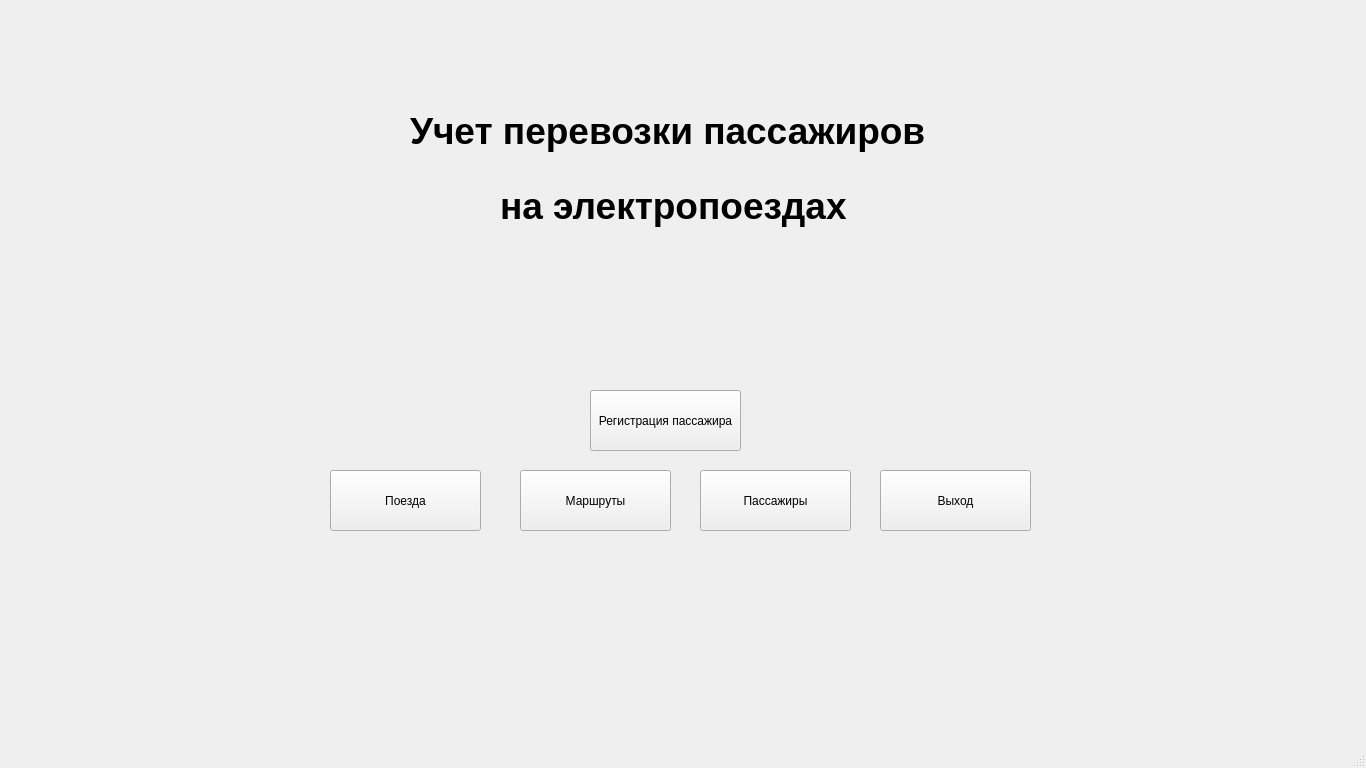
<?xml version="1.0" encoding="UTF-8"?>
<ui version="4.0">
 <class>MainWindow</class>
 <widget class="QMainWindow" name="MainWindow">
  <property name="geometry">
   <rect>
    <x>0</x>
    <y>0</y>
    <width>1366</width>
    <height>768</height>
   </rect>
  </property>
  <property name="windowTitle">
   <string>MainWindow</string>
  </property>
  <widget class="QWidget" name="centralwidget">
   <widget class="QPushButton" name="pushButton">
    <property name="geometry">
     <rect>
      <x>590</x>
      <y>390</y>
      <width>151</width>
      <height>61</height>
     </rect>
    </property>
    <property name="text">
     <string>Регистрация пассажира</string>
    </property>
   </widget>
   <widget class="QPushButton" name="pushButton_2">
    <property name="geometry">
     <rect>
      <x>330</x>
      <y>470</y>
      <width>151</width>
      <height>61</height>
     </rect>
    </property>
    <property name="text">
     <string>Поезда</string>
    </property>
   </widget>
   <widget class="QPushButton" name="pushButton_3">
    <property name="geometry">
     <rect>
      <x>520</x>
      <y>470</y>
      <width>151</width>
      <height>61</height>
     </rect>
    </property>
    <property name="text">
     <string>Маршруты</string>
    </property>
   </widget>
   <widget class="QPushButton" name="pushButton_4">
    <property name="geometry">
     <rect>
      <x>700</x>
      <y>470</y>
      <width>151</width>
      <height>61</height>
     </rect>
    </property>
    <property name="text">
     <string>Пассажиры</string>
    </property>
   </widget>
   <widget class="QPushButton" name="pushButton_5">
    <property name="geometry">
     <rect>
      <x>880</x>
      <y>470</y>
      <width>151</width>
      <height>61</height>
     </rect>
    </property>
    <property name="text">
     <string>Выход</string>
    </property>
   </widget>
   <widget class="QLabel" name="label">
    <property name="geometry">
     <rect>
      <x>410</x>
      <y>80</y>
      <width>671</width>
      <height>101</height>
     </rect>
    </property>
    <property name="font">
     <font>
      <pointsize>28</pointsize>
      <weight>75</weight>
      <bold>true</bold>
     </font>
    </property>
    <property name="text">
     <string>Учет перевозки пассажиров</string>
    </property>
   </widget>
   <widget class="QLabel" name="label_2">
    <property name="geometry">
     <rect>
      <x>500</x>
      <y>170</y>
      <width>371</width>
      <height>71</height>
     </rect>
    </property>
    <property name="font">
     <font>
      <pointsize>28</pointsize>
      <weight>75</weight>
      <bold>true</bold>
     </font>
    </property>
    <property name="text">
     <string>на электропоездах</string>
    </property>
   </widget>
  </widget>
  <widget class="QStatusBar" name="statusbar"/>
 </widget>
 <resources/>
 <connections/>
</ui>
